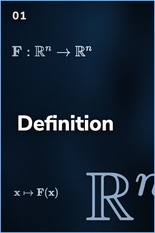
#> input picture Vector-Fields/Assets/Images/StoryUI/card_definition_active.png, 155 x 233 px, shrunk from 400 x 600 before the run; its folder holds 4 pictures in this run
$ python raise_story_ui_value.py
#> lines starting #> are read from the running program, lines starting #| are printed output that depends on the picture
#!/usr/bin/env python3
"""Lift dark StoryUI texture values for additive Spectacles display."""

from __future__ import annotations

import argparse
from pathlib import Path

from PIL import Image


DEFAULT_MIN_VALUE = 70
DEFAULT_ALPHA_THRESHOLD = 12


def lift_pixel(r: int, g: int, b: int, minimum: int) -> tuple[int, int, int]:
    current = max(r, g, b)
    if current >= minimum:
        return r, g, b
    if current <= 0:
        return minimum, minimum, minimum

    scale = minimum / current
    return (
        min(255, int(round(r * scale))),
        min(255, int(round(g * scale))),
        min(255, int(round(b * scale))),
    )


def process_image(path: Path, minimum: int, alpha_threshold: int) -> tuple[int, int]:
#> called with minimum = 70, alpha_threshold = 12
    image = Image.open(path).convert("RGBA")
#> image is the input picture: PIL image 155x233 RGBA; mean R, G, B, A 19.5, 34.8, 50.8, 254.3
    pixels = image.load()
    changed = 0
    total_visible = 0

    for y in range(image.height):
        for x in range(image.width):
            r, g, b, a = pixels[x, y]
            if a <= alpha_threshold:
                continue
            total_visible += 1
            nr, ng, nb = lift_pixel(r, g, b, minimum)
            if (nr, ng, nb) != (r, g, b):
                pixels[x, y] = (nr, ng, nb, a)
                changed += 1

    if changed > 0:
        image.save(path)
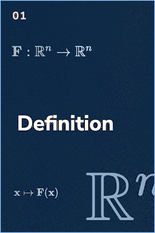
#> saved as card_definition_active.png: PIL image 155x233 RGBA; mean R, G, B, A 25.7, 51.9, 80, 254.3; transparent parts drawn white
    return changed, total_visible


def main() -> None:
    parser = argparse.ArgumentParser()
    parser.add_argument("--dir", default="Assets/Images/StoryUI")
    parser.add_argument("--min-value", type=int, default=DEFAULT_MIN_VALUE)
    parser.add_argument("--alpha-threshold", type=int, default=DEFAULT_ALPHA_THRESHOLD)
    args = parser.parse_args()

    root = Path(args.dir)
    paths = sorted(root.glob("*.png"))
    processed = 0
    changed_pixels = 0
    visible_pixels = 0

    for path in paths:
        changed, visible = process_image(path, args.min_value, args.alpha_threshold)
        processed += 1
        changed_pixels += changed
        visible_pixels += visible
#> pass 2 of the loop in main, `for path in paths:`:
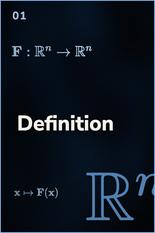
#> input picture Vector-Fields/Assets/Images/StoryUI/card_definition_normal.png, 155 x 233 px, shrunk from 400 x 600 before the run
#> in process_image, image is the input picture: PIL image 155x233 RGBA; mean R, G, B, A 13.7, 22.7, 33.3, 254.3
#> in process_image (call 2), `image.save(path)`:
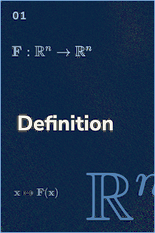
#> saved as card_definition_normal.png: PIL image 155x233 RGBA; mean R, G, B, A 23.4, 48.1, 78.9, 254.3; transparent parts drawn white

    print(
        f"Raised StoryUI value floor to {args.min_value}/255 on {processed} PNGs; "
        f"{changed_pixels} of {visible_pixels} visible pixels changed."
    )


if __name__ == "__main__":
    main()
